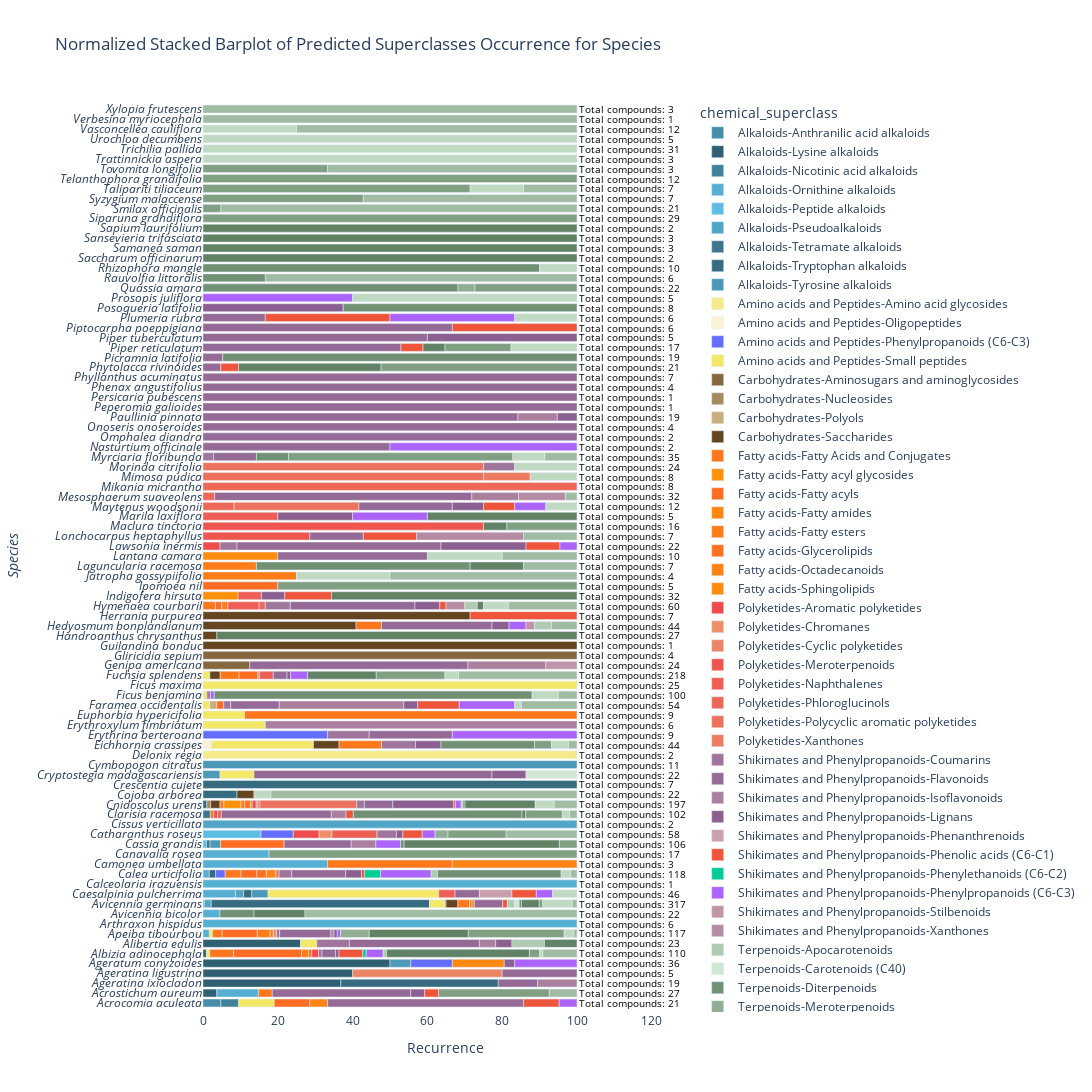

Here is the notebook cell this chart was saved with:
### Code cell
output_species = 'C:/Users/quirosgu/Desktop/Inmuno/output_data/species_data'

# Step 1: Read data from all .tsv files in the output_folder
all_data = pd.concat([pd.read_csv(os.path.join(output_species, filename), sep='\t') 
                        for filename in os.listdir(output_species) if filename.endswith(".tsv")])

# Step 2: Rename the "organism_taxonomy_09species" column to "species"
all_data.rename(columns={'organism_taxonomy_09species': 'species'}, inplace=True)

# Remove 'API Error-API Error' and 'Not Classified-Not Classified'
all_data = all_data[~all_data['chemical_superclass'].isin(['API Error-API Error', 'Not Classified-Not Classified'])]

# Apply the function to each row
all_data[['Pathway', 'superclass']] = all_data.apply(lambda row: split_chemical_superclass(row), axis=1, result_type='expand')

# Step 4: Process data for color mapping
color_map = {}
for pathway, superclasses in all_data.groupby('Pathway')['superclass'].unique().items():
    shades = generate_shades(pathway, len(superclasses))
    for superclass, shade in zip(superclasses, shades):
        color_map[f"{pathway}-{superclass}"] = shade

# Step 5: Group and aggregate data to calculate recurrence
agg_data = all_data.groupby(['species', 'chemical_superclass']).size().reset_index(name='recurrence')

# Normalize the recurrence values within each species group
agg_data['recurrence_normalized'] = agg_data.groupby('species')['recurrence'].transform(lambda x: x / x.sum()) * 100

# Convert 'species' column to categorical data
agg_data['species'] = pd.Categorical(agg_data['species'], categories=agg_data['species'].unique(), ordered=True)

# Get unique species names
unique_species = agg_data['species'].unique()

# Get unique chemical superclasses and sort them alphabetically
unique_superclasses = sorted(agg_data['chemical_superclass'].unique())

# Calculate total recurrence for each species
total_recurrence_per_species = agg_data.groupby('species')['recurrence'].sum()

# Create the stacked barplot with the custom color palette
fig = px.bar(agg_data, y='species', x='recurrence_normalized',
                title='Normalized Stacked Barplot of Predicted Superclasses Occurrence for Species',
                labels={'recurrence_normalized': 'Recurrence'},
                color='chemical_superclass',
                color_discrete_map=color_map,
                category_orders={'chemical_superclass': unique_superclasses},
                orientation='h')

# Modify the y-axis label
fig.update_yaxes(title_text='<i>Species<i>')

# Set species labels in italics
fig.update_layout(yaxis=dict(tickmode='array',
                                tickvals=list(range(len(unique_species))),
                                ticktext=[f'<i>{species}</i>' for species in unique_species]
                                ))

# Set a white background
fig.update_layout(plot_bgcolor='white')

# Get the maximum value of the x-axis
max_x = agg_data['recurrence_normalized'].max()

for species, total_recurrence in total_recurrence_per_species.items():
    # Find the maximum recurrence for this species
    max_recurrence = agg_data[agg_data['species'] == species]['recurrence_normalized'].max()

    # Position the annotation at the end of the bar with a slight offset
    x_position = max_x + 2
    if x_position > 100:  # Ensure the label is not outside the plot area
        x_position = 100  # Set it to 100 if it exceeds the maximum x-axis value

    # Add annotation to the plot
    fig.add_annotation(
        x=x_position,
        y=species,
        text=f'Total compounds: {total_recurrence}',
        showarrow=False,
        font=dict(size=10, color='black'),
        xanchor='left',
        yanchor='middle'
    )

# Modify the size of the figure
fig.update_layout(width=1500, height=1500)

# Save the figure as an HTML file
fig.write_html(f'{output_folder}Wikidata_superclass_barplot_species_normalized.html')

# Show the figure
fig.show()

# Step 1: Read data from all .tsv files in the output_folder
all_data = pd.concat([pd.read_csv(os.path.join(output_folder, filename), sep='\t') 
                        for filename in os.listdir(output_folder) if filename.endswith(".tsv")])

# Step 2: Rename the "organism_taxonomy_09species" column to "species"
all_data.rename(columns={'organism_taxonomy_09species': 'species'}, inplace=True)

# Remove 'API Error-API Error' and 'Not Classified-Not Classified'
all_data = all_data[~all_data['chemical_superclass'].isin(['API Error-API Error', 'Not Classified-Not Classified'])]

# Apply the function to each row
all_data[['Pathway', 'superclass']] = all_data.apply(lambda row: split_chemical_superclass(row), axis=1, result_type='expand')

# Step 4: Process data for color mapping
color_map = {}
for pathway, superclasses in all_data.groupby('Pathway')['superclass'].unique().items():
    shades = generate_shades(pathway, len(superclasses))
    for superclass, shade in zip(superclasses, shades):
        color_map[f"{pathway}-{superclass}"] = shade

# Step 5: Group and aggregate data to calculate recurrence
agg_data = all_data.groupby(['species', 'chemical_superclass']).size().reset_index(name='recurrence')

# Normalize the recurrence values within each species group
agg_data['recurrence_normalized'] = agg_data.groupby('species')['recurrence'].transform(lambda x: x / x.sum()) * 100

# Convert 'species' column to categorical data
agg_data['species'] = pd.Categorical(agg_data['species'], categories=agg_data['species'].unique(), ordered=True)

# Get unique species names
unique_species = agg_data['species'].unique()

# Get unique chemical superclasses and sort them alphabetically
unique_superclasses = sorted(agg_data['chemical_superclass'].unique())

# Calculate total recurrence for each species
total_recurrence_per_species = agg_data.groupby('species')['recurrence'].sum()

# Create the stacked barplot with the custom color palette
fig = px.bar(agg_data, y='species', x='recurrence_normalized',
                title='Normalized Stacked Barplot of Predicted Superclasses Occurrence for Species',
                labels={'recurrence_normalized': 'Recurrence'},
                color='chemical_superclass',
                color_discrete_map=color_map,
                category_orders={'species': unique_species, 'chemical_superclass': unique_superclasses},
                orientation='h')

# Modify the y-axis label
fig.update_yaxes(title_text='<i>Species<i>')

# Set species labels in italics
fig.update_layout(yaxis=dict(tickmode='array',
                                tickvals=list(range(len(unique_species))),
                                ticktext=[f'<i>{species}</i>' for species in unique_species]
                                ))

# Set a white background
fig.update_layout(plot_bgcolor='white')

# Get the maximum value of the x-axis
max_x = agg_data['recurrence_normalized'].max()

for species, total_recurrence in total_recurrence_per_species.items():
    # Find the maximum recurrence for this species
    max_recurrence = agg_data[agg_data['species'] == species]['recurrence_normalized'].max()

    # Position the annotation at the end of the bar with a slight offset
    x_position = max_x + 2
    if x_position > 100:  # Ensure the label is not outside the plot area
        x_position = 100  # Set it to 100 if it exceeds the maximum x-axis value

    # Add annotation to the plot
    fig.add_annotation(
        x=x_position,
        y=species,
        text=f'Total compounds: {total_recurrence}',
        showarrow=False,
        font=dict(size=10, color='black'),
        xanchor='left',
        yanchor='middle'
    )

# Modify the size of the figure
fig.update_layout(width=1500, height=1500)

# Save the figure as an HTML file
fig.write_html(f'{output_folder}Wikidata_superclass_barplot_species_normalized.html')

# Show the figure
fig.show()
